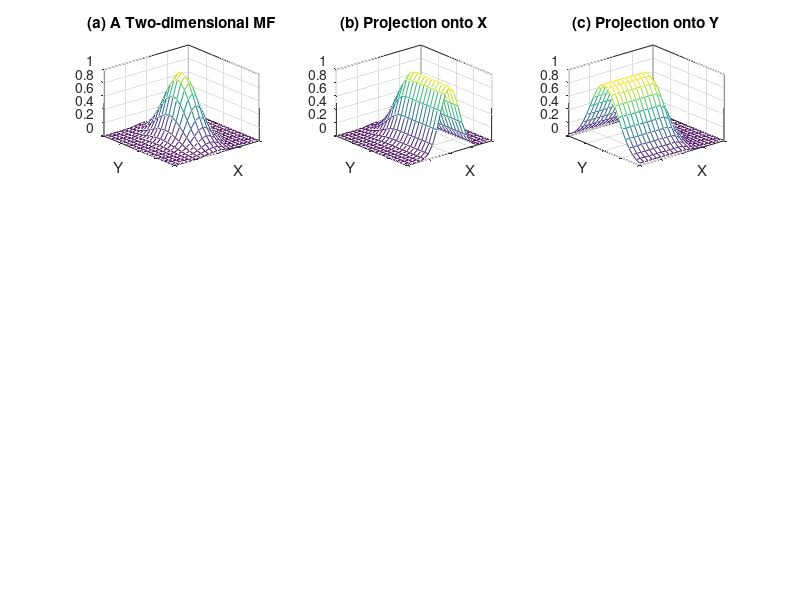

Here is the MATLAB script that generated this plot:
% Illustration of projection operation


xx = -10:10;
yy = -10:10;

[x,y] = meshgrid(xx, yy);
z = exp(-x.*x/10 - y.*y/30);
[m,n] = size(z);

subplot(331); mesh(x, y, z);
view(-40, 30);
xlabel('X'); ylabel('Y'); % zlabel('membership grades');
set(gca, 'box', 'on');
title('(a) A Two-dimensional MF');

proj_x = z;
proj_y = z;

[maximum, index]=max(z);
for i=1:m,
	for j=1:n,
		if i > index(j),
			proj_x(i,j) = maximum(j);
		end
	end
end
subplot(332); mesh(x, y, proj_x);
axis('ij');
view(-40, 30);
xlabel('X'); ylabel('Y'); % zlabel('membership grades');
set(gca, 'box', 'on');
title('(b) Projection onto X');

[maximum, index]=max(z');
for i=1:m,
	for j=1:n,
		if j < index(i),
			proj_y(i,j) = maximum(i);
		end
	end
end
subplot(333); mesh(x, y, proj_y);
axis('ij');
view(-40, 30);
xlabel('X'); ylabel('Y'); % zlabel('membership grades');
set(gca, 'box', 'on');
title('(c) Projection onto Y');

% get rid of tick labels
h = findobj(gcf, 'type', 'axes');
set(h, 'xticklabel', []);
set(h, 'yticklabel', []);
